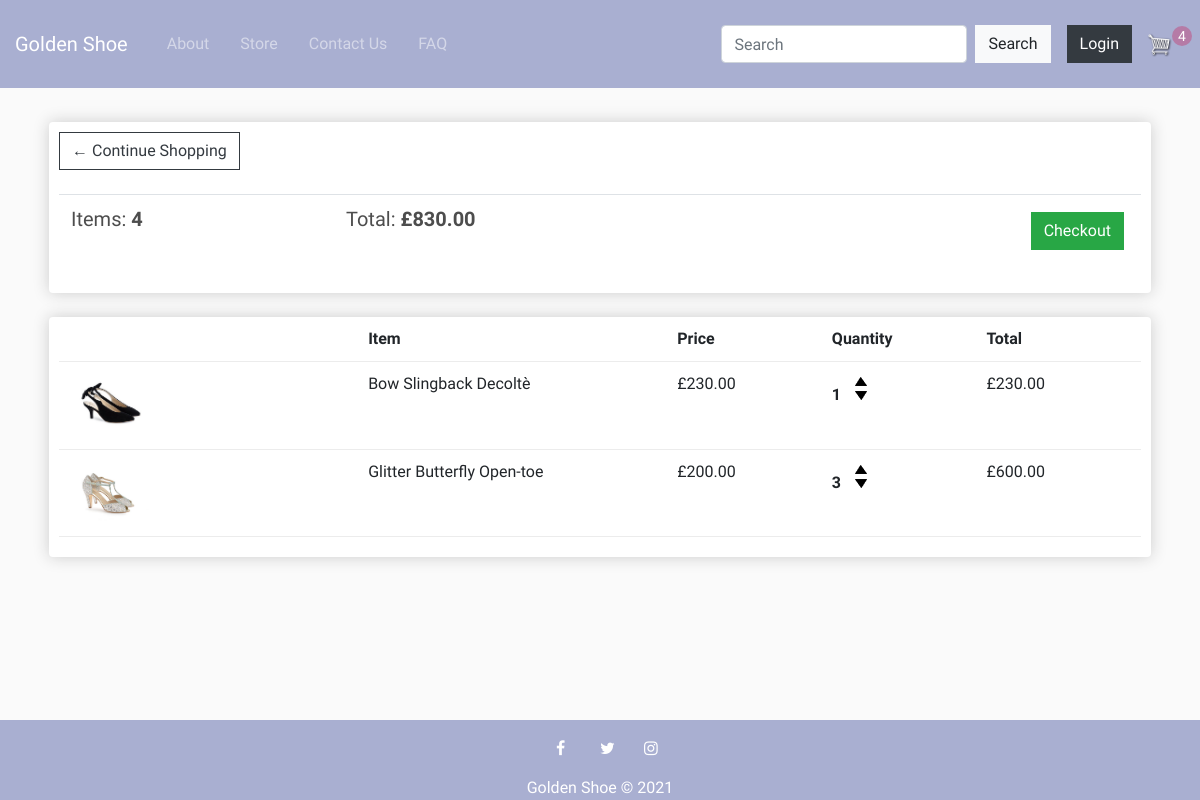
/cart/ (signed in), run on an earlier commit of the app's database.
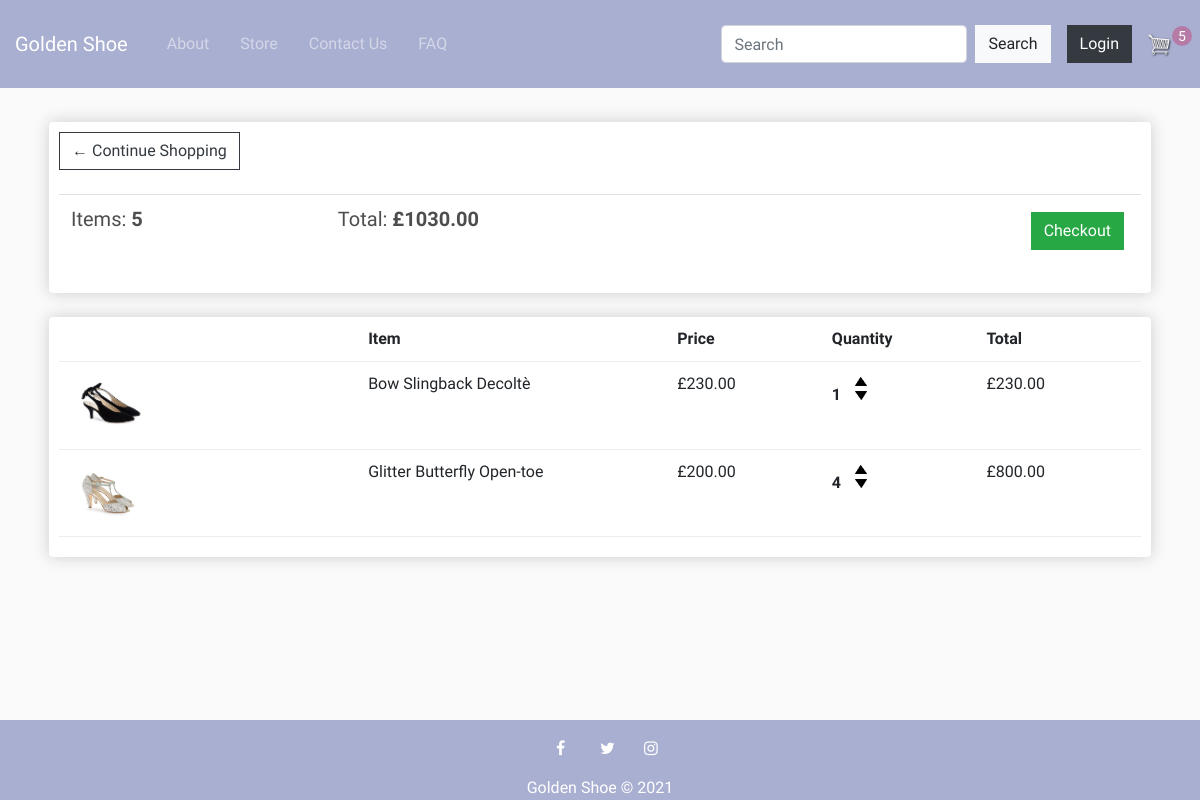
And on a later commit of the database.
### store/models.py (models this page shows, shortened)
class Order(models.Model):
    customer = models.ForeignKey(Customer, on_delete=models.SET_NULL, blank=True, null=True)
    date_ordered = models.DateTimeField(auto_now_add=True)
    complete = models.BooleanField(default=False, null=True, blank=False)
    transaction_id = models.CharField(max_length=200, null=True)
    @property
    def get_cart_total(self):
        orderitems = self.orderitem_set.all()
        total = sum([item.get_total for item in orderitems])
        return total
    @property
    def get_cart_items(self):
        orderitems = self.orderitem_set.all()
        total = sum([item.quantity for item in orderitems])
        return total

class OrderItem(models.Model):
    product = models.ForeignKey(Product, on_delete=models.SET_NULL, blank=True, null=True)
    order = models.ForeignKey(Order, on_delete=models.SET_NULL, blank=True, null=True)
    quantity = models.IntegerField(default=0, null=True, blank=True)
    date_added = models.DateTimeField(auto_now_add=True)
    @property
    def get_total(self):
        total = self.product.price * self.quantity
        return total

class Product(models.Model):
    name = models.CharField(max_length=200, null=True)
    price = models.FloatField()
    digital = models.BooleanField(default=False, null=True, blank=False)
    image = models.ImageField(null=True, blank=True)

### store/views.py (the view)
# urls.py: path('cart/', views.cart, name="cart"),
def cart(request):
    if request.user.is_authenticated:
        customer = request.user.customer
        order, created = Order.objects.get_or_create(customer=customer, complete=False)
        items = order.orderitem_set.all()
        cartItems = order.get_cart_items
    else:
        items = []
        order = {'get_cart_total': 0, 'get_cart_items': 0}
        cartItems = order['get_cart_items']
    context = {'items': items, 'order': order, 'cartItems': cartItems}
    return render(request, 'store/cart.html', context)

### store/templates/store/cart.html
{% extends 'store/main.html' %}
{% load static %}
{% block content %}
<div class="row">
	<div class="col-lg-12">
		<div class="box-element">
            <a  class="btn btn-outline-dark" href="{% url 'store' %}">&#x2190; Continue Shopping</a>
			<br>
			<br>
			<table class="table">
				<tr>
					<th><h5>Items: <strong>{{order.get_cart_items}}</strong></h5></th>
					<th><h5>Total:<strong> £{{order.get_cart_total|floatformat:2}}</strong></h5></th>
					<th>
						<a  style="float:right; margin:5px;" class="btn btn-success" href="{% url 'checkout' %}">Checkout</a>
					</th>
				</tr>
			</table>
		</div>
		<br>
		<div class="box-element">
    		<div class="cart-row">
					<div style="flex:2"></div>
					<div style="flex:2"><strong>Item</strong></div>
					<div style="flex:1"><strong>Price</strong></div>
					<div style="flex:1"><strong>Quantity</strong></div>
					<div style="flex:1"><strong>Total</strong></div>
			</div>
			{% for item in items %}
			<div class="cart-row">
				<div style="flex:2"><img class="row-image" src="{{item.product.image.url}}"></div>
				<div style="flex:2"><p>{{item.product.name}}</p></div>
				<div style="flex:1"><p>£{{item.product.price|floatformat:2}}</p></div>
				<div style="flex:1">
					<p class="quantity">{{item.quantity}}</p>
					<div class="quantity">
						<img data-product="{{item.product.id}}" data-action="add" class="chg-quantity update-cart" src="{% static  'images/arrow-up.png' %}">
						<img data-product="{{item.product.id}}" data-action="remove" class="chg-quantity update-cart" src="{% static  'images/arrow-down.png' %}">
					</div>
				</div>
				<div style="flex:1"><p>£{{item.get_total|floatformat:2}}</p></div>
			</div>
			{% endfor %}
			</div>
		</div>
	</div>
{% endblock content %}

What changed in the data, as far as the page shows it:
changed through a linked row, Order: get_cart_items "4" → "5"; get_cart_total "830.00" → "1030.00"
changed OrderItem "Glitter Butterfly Open-toe": quantity "3" → "4"; get_total "600.00" → "800.00"
Also different on the page:
{{ cartItems }}: "4" → "5"
